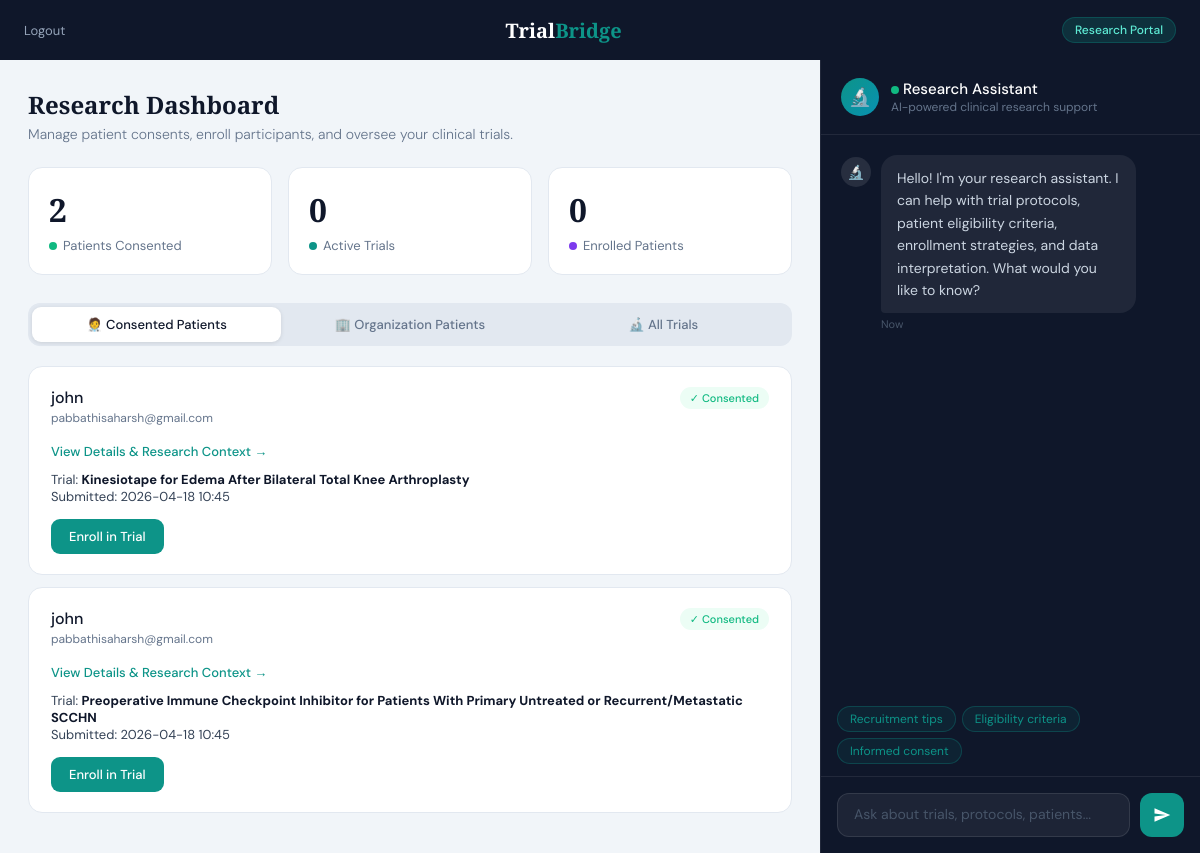
The app's page /doctor (signed in), older data.
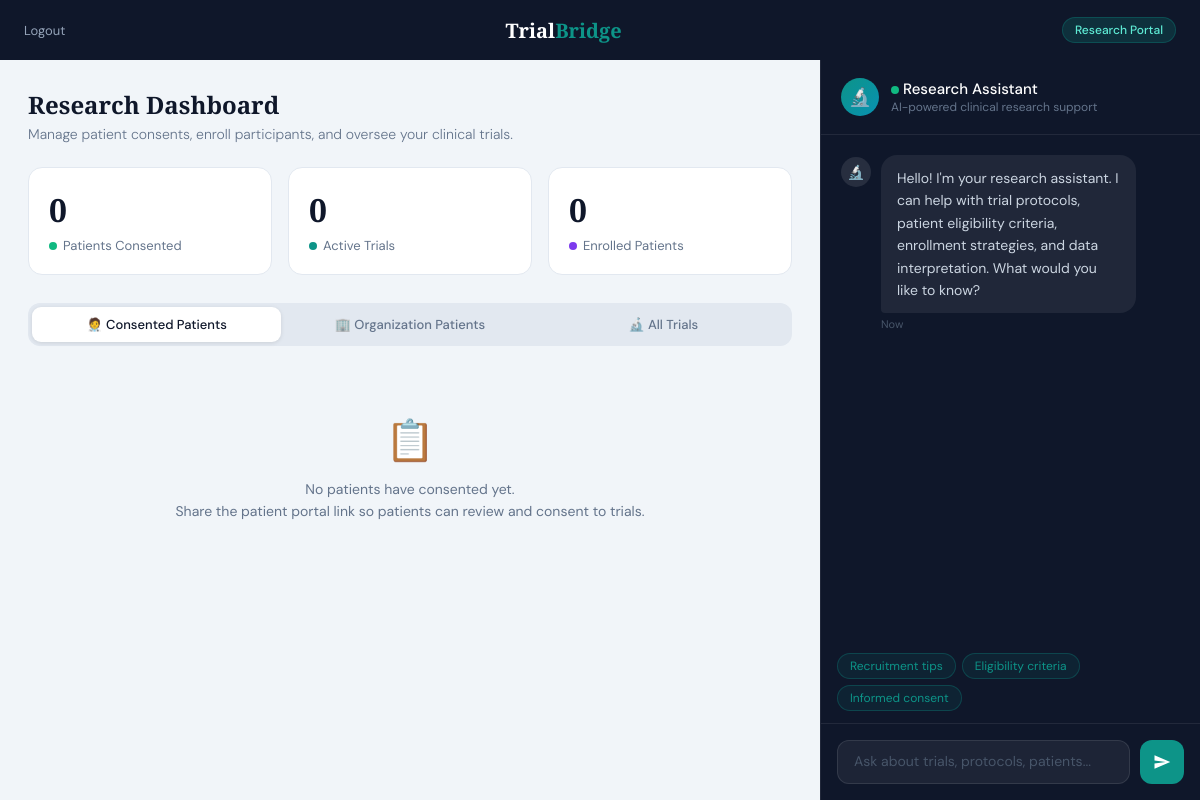
The same page, newer data.
### tables this page shows
CREATE TABLE consents (
                    id INTEGER PRIMARY KEY AUTOINCREMENT,
                    patient_name TEXT,
                    patient_email TEXT,
                    condition TEXT,
                    patient_age TEXT,
                    patient_gender TEXT,
                    trial_id TEXT,
                    trial_title TEXT,
                    decision TEXT,
                    timestamp TEXT,
                    enrolled BOOLEAN
                 );

### app.py (the view, shortened to what this page needs)
@app.route("/doctor", methods=["GET", "POST"])
def doctor():
    if session.get("role") != "doctor":
        return redirect(url_for("doctor_login"))
    organization = session.get("organization")
    conn = get_db_connection()
    if organization:
        all_consents = [dict(row) for row in conn.execute("""
            SELECT c.* FROM consents c
            JOIN patients p ON c.patient_email = p.email
            WHERE p.organization = ?
        """, (organization,)).fetchall()]
    else:
        all_consents = []
    org_patients = []
    if organization:
        org_patients = [dict(row) for row in conn.execute("SELECT * FROM patients WHERE organization = ?", (organization,)).fetchall()]
    patient_count = conn.execute("SELECT COUNT(*) FROM patients").fetchone()[0]
    conn.close()
    accepted       = [c for c in all_consents if c["decision"] == "accepted"]
    enrolled_count = len([c for c in all_consents if c.get("enrolled")])
    search_query = ""
    trials_to_show = ALL_TRIALS[:50]
    print(f"[DOCTOR PAGE] Showing {len(accepted)} accepted consents. Search query: '{search_query}'")
    return render_template("doctor.html",
        trials         = trials_to_show,
        consents       = accepted,
        enrolled_count = enrolled_count,
        active_trials  = len(ACTIVE_TRIALS),
        patient_count  = patient_count,
        search_query   = search_query,
        all_consents   = all_consents,
        org_patients   = org_patients,
        organization   = organization
    )

### app.py (called while the page is built)
def get_db_connection():
    import sqlite3
    conn = sqlite3.connect(DB_FILE)
    conn.row_factory = sqlite3.Row
    return conn

### templates/doctor.html (shortened to what this page needs)
<!DOCTYPE html>
<html lang="en">
<head>
</head>
<body>
  <nav>
    <a href="/logout" class="nav-back">Logout</a>
    <a href="/" class="nav-brand">Trial<span>Bridge</span></a>
    <span class="nav-badge">Research Portal</span>
  </nav>
  <div class="layout">
    <div class="main-panel">
      <h2 class="panel-title">Research Dashboard</h2>
      <p class="panel-sub">Manage patient consents, enroll participants, and oversee your clinical trials.</p>
      <div class="stats-row">
        <div class="stat-card">
          <div class="stat-num" id="statTotal">{{ consents|length }}</div>
          <div class="stat-label"><span class="stat-dot" style="background:#10b981"></span>Patients Consented</div>
        </div>
        <div class="stat-card">
          <div class="stat-num">{{ active_trials }}</div>
          <div class="stat-label"><span class="stat-dot" style="background:#0d9488"></span>Active Trials</div>
        </div>
        <div class="stat-card">
          <div class="stat-num" id="statEnrolled">{{ enrolled_count }}</div>
          <div class="stat-label"><span class="stat-dot" style="background:#7c3aed"></span>Enrolled Patients</div>
        </div>
      </div>
      <div class="tabs">
        <button class="tab active" onclick="switchTab('consents', this)">🧑‍⚕️ Consented Patients</button>
        <button class="tab" onclick="switchTab('org-patients', this)">🏢 Organization Patients</button>
        <button class="tab" onclick="switchTab('trials', this)">🔬 All Trials</button>
      </div>
      <div class="tab-content active" id="tab-consents">
        {% if consents %}
        {% for c in consents %}
        <div class="consent-card" id="ccard-{{ loop.index }}">
          <div class="consent-card-header">
            <div>
              <div class="patient-name">{{ c.patient_name }}</div>
              <div class="patient-email">{{ c.patient_email }}</div>
            </div>
            <span class="status-chip accepted" id="chip-{{ loop.index }}">✓ Consented</span>
          </div>
          <div style="margin-bottom: 10px;">
            <a href="/consent_detail/{{ c.id }}" style="font-size: 13px; color: var(--teal); text-decoration: none; font-weight: 500;">View Details & Research Context →</a>
          </div>
          <div class="consent-meta">
            Trial: <strong>{{ c.trial_title }}</strong><br>
            Submitted: {{ c.timestamp }}
          </div>
          <button class="btn-enroll" id="enroll-btn-{{ loop.index }}"
            onclick="enrollPatient('{{ c.patient_email }}_{{ c.trial_id }}', {{ loop.index }})">
            Enroll in Trial
          </button>
        </div>
        {% endfor %}
        {% else %}
        <div class="empty-state">
          <div class="empty-icon">📋</div>
          <p>No patients have consented yet.<br>
            Share the patient portal link so patients can review and consent to trials.</p>
        </div>
        {% endif %}
      </div>
    </div>
    <div class="chat-panel">
      <div class="chat-header">
        <div class="chat-avatar">🔬</div>
        <div class="chat-header-info">
          <h3><span class="online-dot"></span>Research Assistant</h3>
          <p>AI-powered clinical research support</p>
        </div>
      </div>
      <div class="chat-messages" id="chatMessages">
        <div class="message">
          <div class="msg-avatar">🔬</div>
          <div>
            <div class="msg-bubble">Hello! I'm your research assistant. I can help with trial protocols, patient
              eligibility criteria, enrollment strategies, and data interpretation. What would you like to know?</div>
            <div class="msg-time">Now</div>
          </div>
        </div>
      </div>
      <div class="quick-prompts">
        <button class="quick-btn" onclick="quickAsk('What are best practices for patient recruitment?')">Recruitment
          tips</button>
        <button class="quick-btn" onclick="quickAsk('How do I assess patient eligibility?')">Eligibility
          criteria</button>
        <button class="quick-btn" onclick="quickAsk('What is informed consent?')">Informed consent</button>
      </div>
      <div class="chat-input-area">
        <textarea class="chat-input" id="chatInput" placeholder="Ask about trials, protocols, patients..." rows="1"
          onkeydown="if(event.key==='Enter' && !event.shiftKey){event.preventDefault(); sendMessage();}"></textarea>
        <button class="chat-send" onclick="sendMessage()">
          <svg viewBox="0 0 24 24">
            <path d="M2 21l21-9L2 3v7l15 2-15 2v7z" />
          </svg>
        </button>
      </div>
    </div>
  </div>
</body>
</html>

Row changes from the older to the newer data that the page shows:
removed consents: patient_name "john", patient_email "pabbathisaharsh@gmail.com", trial_title "Kinesiotape for Edema After Bilateral Total Knee Arthroplasty", timestamp "2026-04-18 10:45"
removed consents: patient_name "john", patient_email "pabbathisaharsh@gmail.com", trial_title "Preoperative Immune Checkpoint Inhibitor for Patients With Primary Untreated or Recurrent/Metastatic SCCHN", timestamp "2026-04-18 10:45"
Text that changed along with them:
{{ consents|length }}: "2" → "0"
text now shown: "📋 No patients have consented yet. Share the patient portal link so patients can review and consent to trials."
